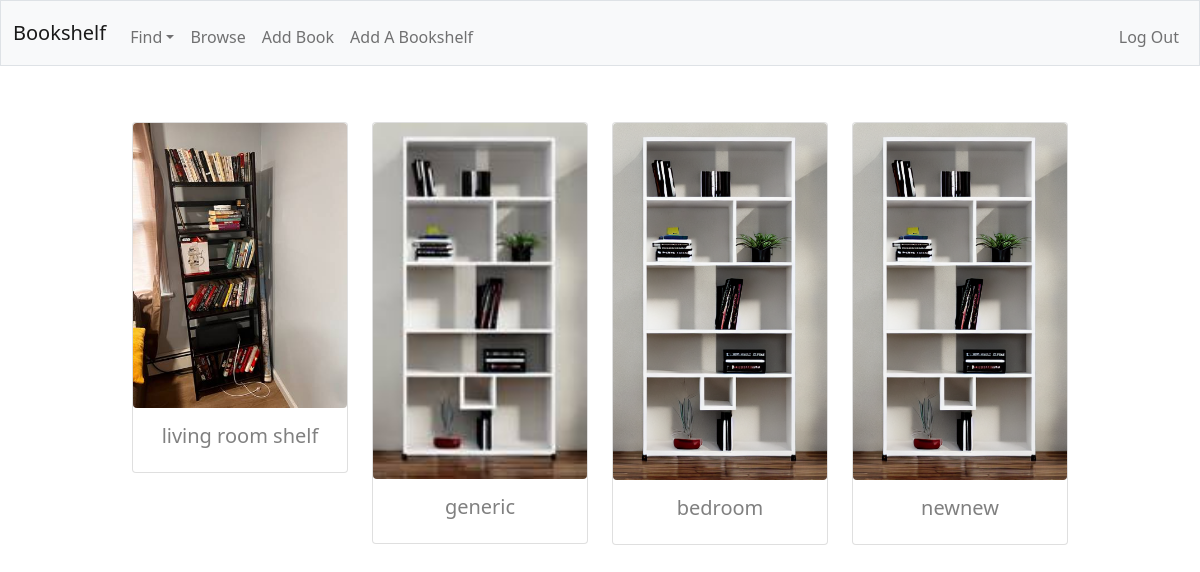
/browse (signed in), run on an earlier commit of the app's database.
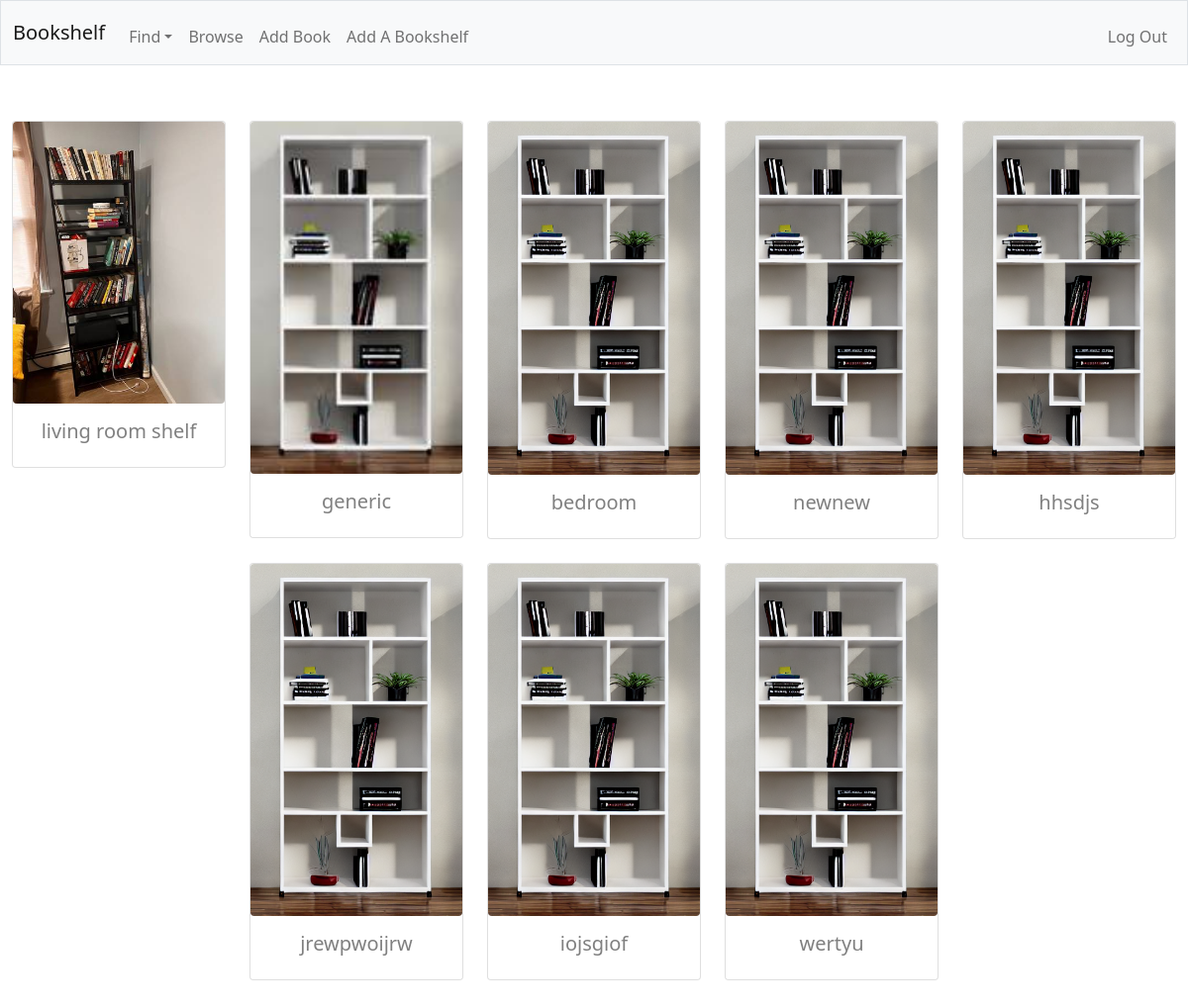
And on a later commit of the database.
### tables this page shows
CREATE TABLE bookshelves (
    id INTEGER NOT NULL,
    width INTEGER NOT NULL,
    height INTEGER NOT NULL,
    description TEXT,
    image TEXT,
    user_id INTEGER NOT NULL,
    PRIMARY KEY(id),
    FOREIGN KEY (user_id) REFERENCES users(id)
);

### app.py (the view)
@app.route('/browse')
@login_required
def browse():
    bookshelves = db.execute(
        "SELECT id, width, height, description, image FROM bookshelves WHERE user_id =?;", session['user_id'])
    return render_template('browse.html', bookshelves=bookshelves)

### app.py (called while the page is built)
@app.after_request
def after_request(response):
    response.headers['Cache-Control'] = 'no-cache, no-store, must-revalidate'
    response.headers['Expires'] = 0
    response.headers['Pragma'] = 'no-cache'
    return response

### helpers.py (called while the page is built)
def login_required(f):
    @wraps(f)
    def decorated_function(*args, **kwargs):
        if session.get("user_id") is None:
            return redirect("/login")
        return f(*args, **kwargs)
    return decorated_function

### templates/browse.html (shortened to what this page needs)
{% extends "layout.html" %} {% block title %} Browse {% endblock %} {% block
main %}
<div>
	{% if bookshelves %}
	<div class="row row-cols-1 row-cols-md-2 g-4 justify-content-center">
		{% for shelf in bookshelves %}
		<div class="col" style="max-width: 15rem">
			<a
				class="shelf"
				href="{{url_for('index', shelf_id=shelf['id'])}}"
			>
				<div class="card">
					<img src="{{ shelf['image'] }}" class="card-img-top rounded" alt="..." />
					<div class="card-body">
						<h5 class="card-title">{{ shelf['description'] }}</h5>
					</div>
				</div>
			</a>
		</div>
		{% endfor %}
	</div>
</div>
    {%else%}
<div>You have no bookshelves</div>
{%endif%}
 {% endblock %}

What changed in the data, as far as the page shows it:
added bookshelves: image (picture), description "hhsdjs"
added bookshelves: image (picture), description "jrewpwoijrw"
added bookshelves: image (picture), description "iojsgiof"
added bookshelves: image (picture), description "wertyu"
